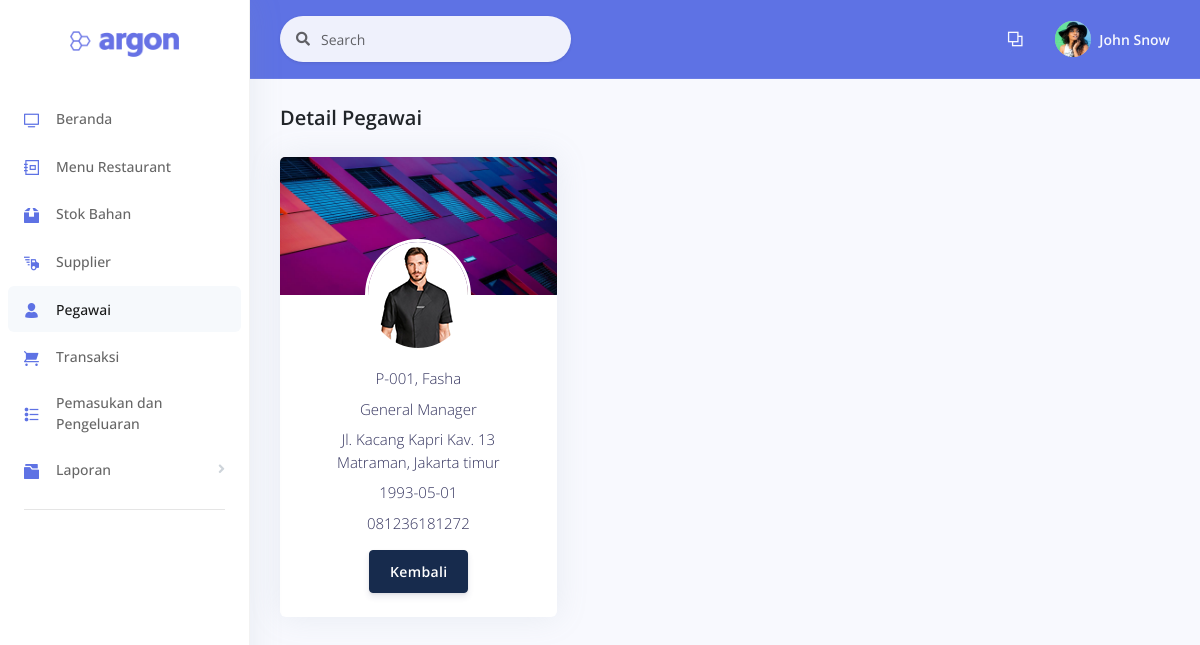
The page /examples/detailpegawai.php?id_pegawai=P-001 on the database as committed earlier.
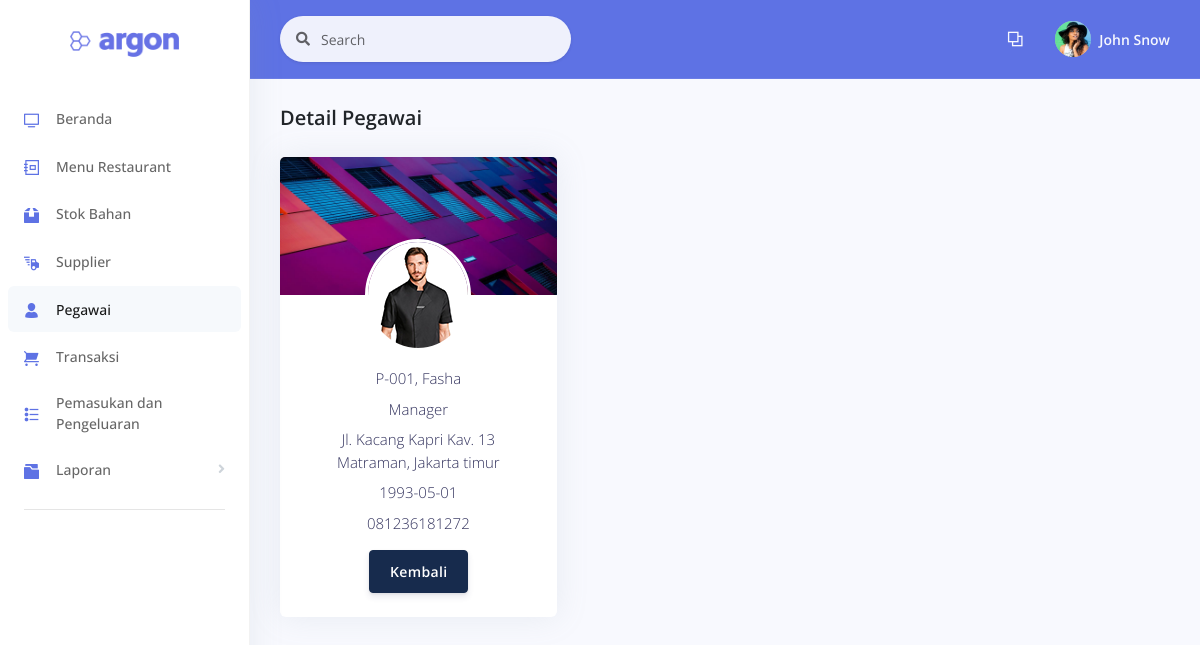
The same page on the database as committed later.
### tables this page shows
CREATE TABLE `pegawai` (
  `id_pegawai` varchar(7) NOT NULL,
  `nama` varchar(50) NOT NULL,
  `posisi` varchar(50) NOT NULL,
  `alamat` varchar(100) NOT NULL,
  `tanggal_lahir` date NOT NULL,
  `no_telepon` varchar(13) NOT NULL,
  `gambar` varchar(100) NOT NULL
);

### examples/functions.php (called while the page is built)
<?php
function koneksi() {
	$conn = mysqli_connect("localhost", "root", "");
	mysqli_select_db($conn, "pw_restaurant");
	return $conn;
}
function query($sql) {
	$conn = koneksi();
	$result = mysqli_query($conn, "$sql");
	$rows = [];
	while ($row = mysqli_fetch_assoc($result)) {
		$rows[] = $row;
	}
	return $rows;
}
?>

### examples/detailpegawai.php (the view, shortened to what the changed rows need)
<?php
  require 'functions.php';
  $id = $_GET['id_pegawai'];
  $p = query("SELECT * FROM pegawai WHERE id_pegawai = '$id'")[0];
?>
<!DOCTYPE html>
<html>
<head>
  <link rel="stylesheet" href="../assets/vendor/nucleo/css/nucleo.css" type="text/css">
  <link rel="stylesheet" href="../assets/vendor/@fortawesome/fontawesome-free/css/all.min.css" type="text/css">
  <link rel="stylesheet" href="../assets/css/argon.css?v=1.2.0" type="text/css">
  <link rel="stylesheet" href="../assets/css/style.css">
</head>
<body>
  <div class="main-content" id="panel">
    <div class="container-fluid mt--6">
      <div class="row">
        <div class="col-xl-4 order-xl-2">
          <div class="card card-profile">
            <div class="row justify-content-center">
              <div class="col-lg-3 order-lg-2">
                <div class="card-profile-image">
                  <a href="#">
                    <img src="../assets/img/pegawai/<?php echo $p['gambar']; ?>" class="rounded-circle">
                  </a>
                </div>
              </div>
            </div>
            <div class="card-body pt-0 mt-6">
              <div class="text-center">
                <div class="h4 font-weight-300">
                  <?php echo $p['id_pegawai']; ?>, <?php echo $p['nama']; ?>
                </div>
                <div class="h4 font-weight-300">
                  <?php echo $p['posisi']; ?>
                </div>
                <div class="h4 font-weight-300">
                  <?php echo $p['alamat']; ?>
                </div>
                <div class="h4 font-weight-300">
                  <?php echo $p['tanggal_lahir']; ?>
                </div>
                <div class="h4 font-weight-300">
                  <?php echo $p['no_telepon']; ?>
                </div>
                <button class="btn btn-default mt-2"><a href="pegawai.php" class="text-white">Kembali</a></button>
              </div>
            </div>
          </div>
        </div>
  </div>
</body>
</html>

Rows that differ between the two databases and show on the page:
changed pegawai "Fasha": posisi "General Manager" → "Manager"
